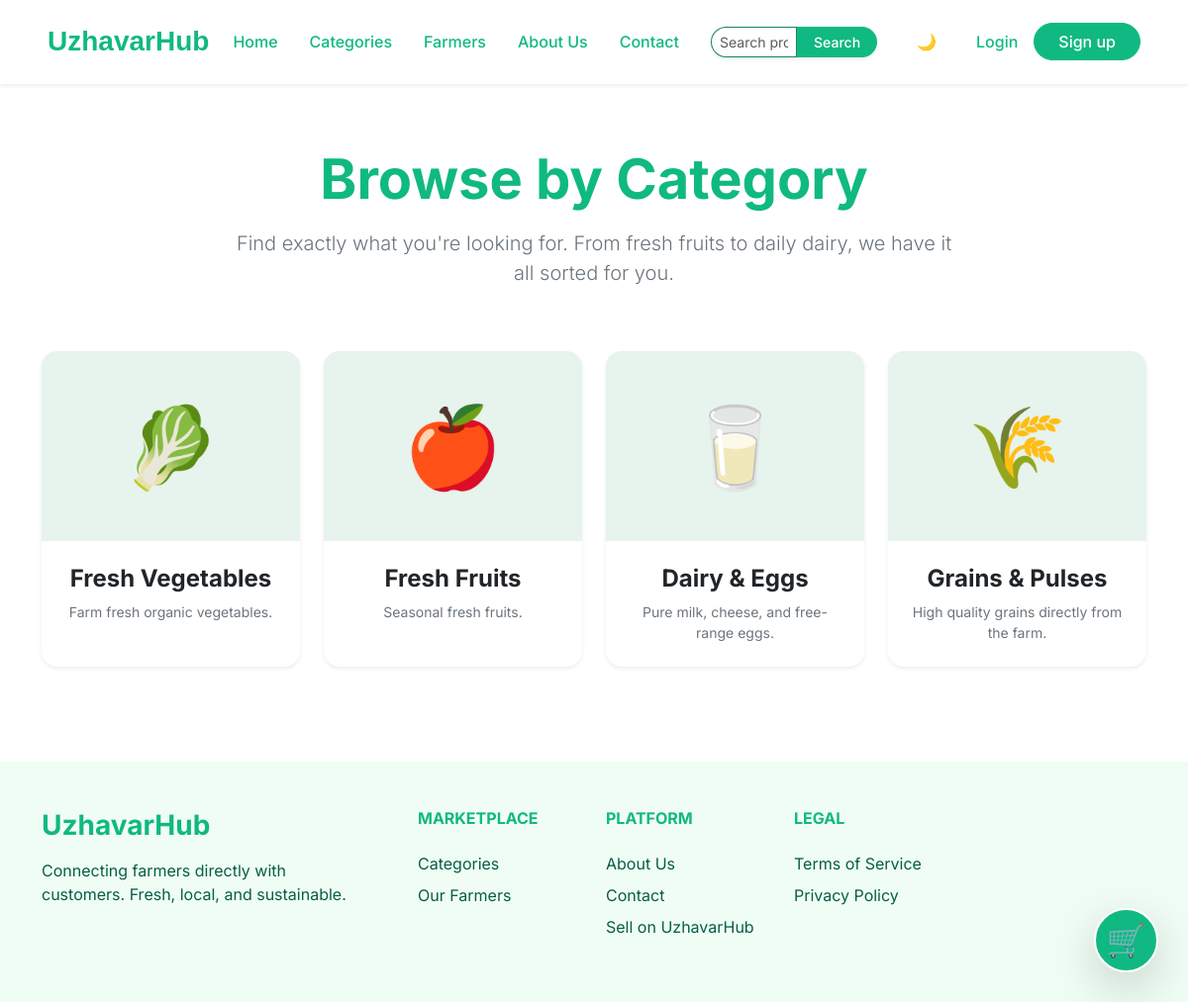
Before: /marketplace/categories/ with the older database file.
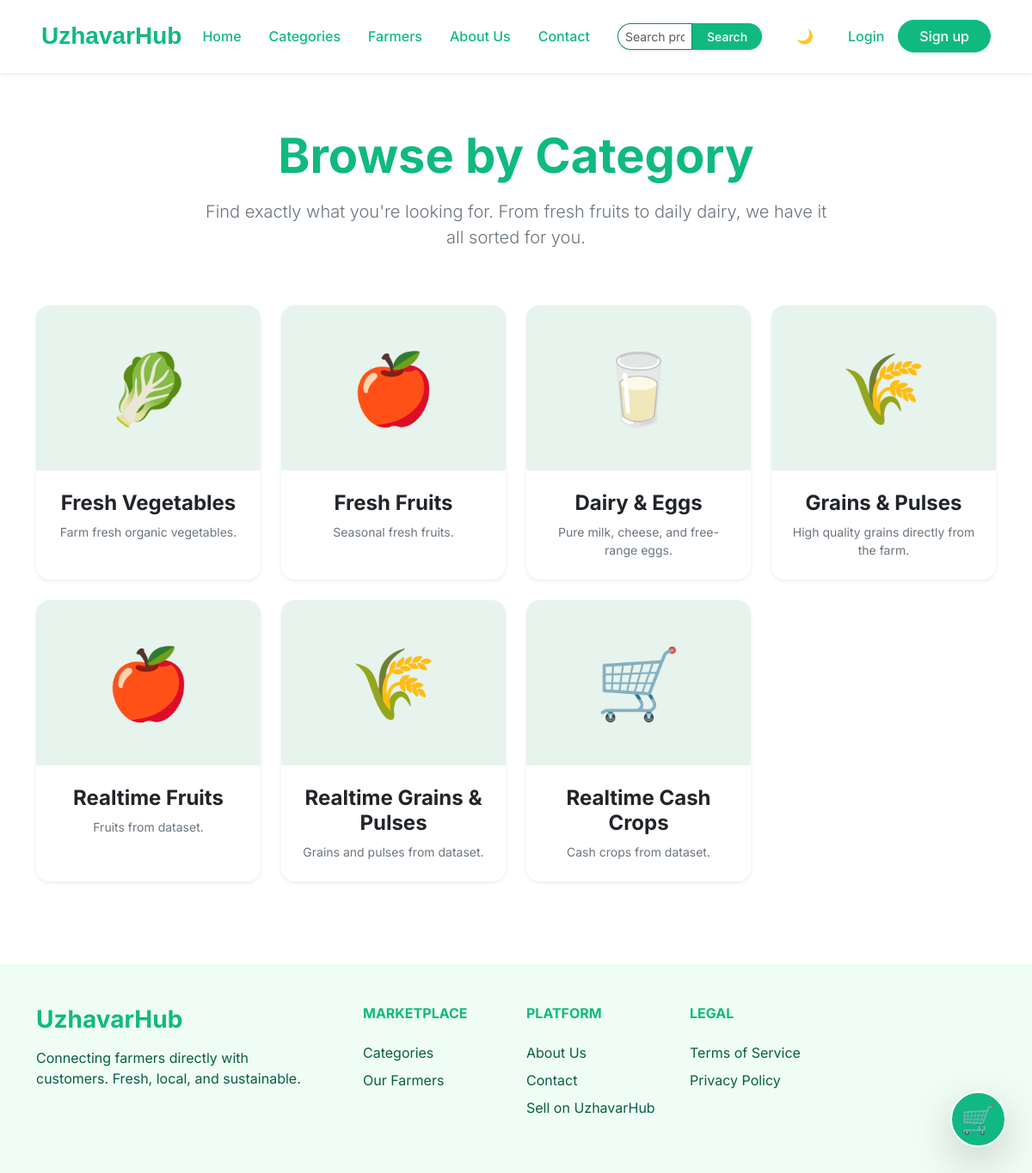
After: the same page with the newer database file.
### marketplace/models.py (models this page shows, shortened)
class Category(models.Model):
    name = models.CharField(max_length=100)
    slug = models.SlugField(unique=True, max_length=50)
    description = models.TextField(blank=True, null=True)

### marketplace/views.py (the view)
# urls.py: path('categories/', views.category_list, name='category_list'),
def category_list(request):
    categories = Category.objects.all()
    return render(request, 'marketplace/category_list.html', {'categories': categories, 'title': 'Categories'})

### marketplace/templates/marketplace/category_list.html (shortened to what this page needs)
{% extends 'core/base.html' %}
{% load static %}
{% block content %}
<div class="container py-5">
    <div class="row mb-5 text-center">
        <div class="col-lg-8 mx-auto">
            <h1 class="display-4 fw-bold text-success mb-3">Browse by Category</h1>
            <p class="lead text-secondary">Find exactly what you're looking for. From fresh fruits to daily dairy, we have it all sorted for you.</p>
        </div>
    </div>
    <div class="row row-cols-1 row-cols-md-2 row-cols-lg-4 g-4">
        {% for category in categories %}
        <div class="col">
            <a href="{% url 'marketplace:product_list' %}?category={{ category.slug }}" class="text-decoration-none">
                <div class="card h-100 border-0 shadow-sm rounded-4 overflow-hidden hover-lift category-card text-center">
                    <div class="bg-success bg-opacity-10 py-5">
                        <span class="display-1">
                            {% if 'Vegetables' in category.name %}🥬
                            {% elif 'Fruits' in category.name %}🍎
                            {% elif 'Dairy' in category.name %}🥛
                            {% elif 'Grains' in category.name %}🌾
                            {% else %}🛒{% endif %}
                        </span>
                    </div>
                    <div class="card-body p-4">
                        <h4 class="card-title fw-bold text-dark mb-2">{{ category.name }}</h4>
                        <p class="card-text text-secondary small mb-0">{{ category.description|default:"Explore fresh products in this category." }}</p>
                    </div>
                </div>
            </a>
        </div>
        {% empty %}
        <div class="col-12 text-center py-5">
            <div class="display-1 text-muted mb-4 opacity-50">🛒</div>
            <h3 class="text-dark fw-bold mb-2">No categories found</h3>
            <p class="text-secondary">We are currently updating our categories. Please check back soon!</p>
        </div>
        {% endfor %}
    </div>
</div>
{% endblock %}

Changed rows visible on the page:
added Category: name "Realtime Fruits", description "Fruits from dataset."
added Category: name "Realtime Grains & Pulses", description "Grains and pulses from dataset."
added Category: name "Realtime Cash Crops", description "Cash crops from dataset."
